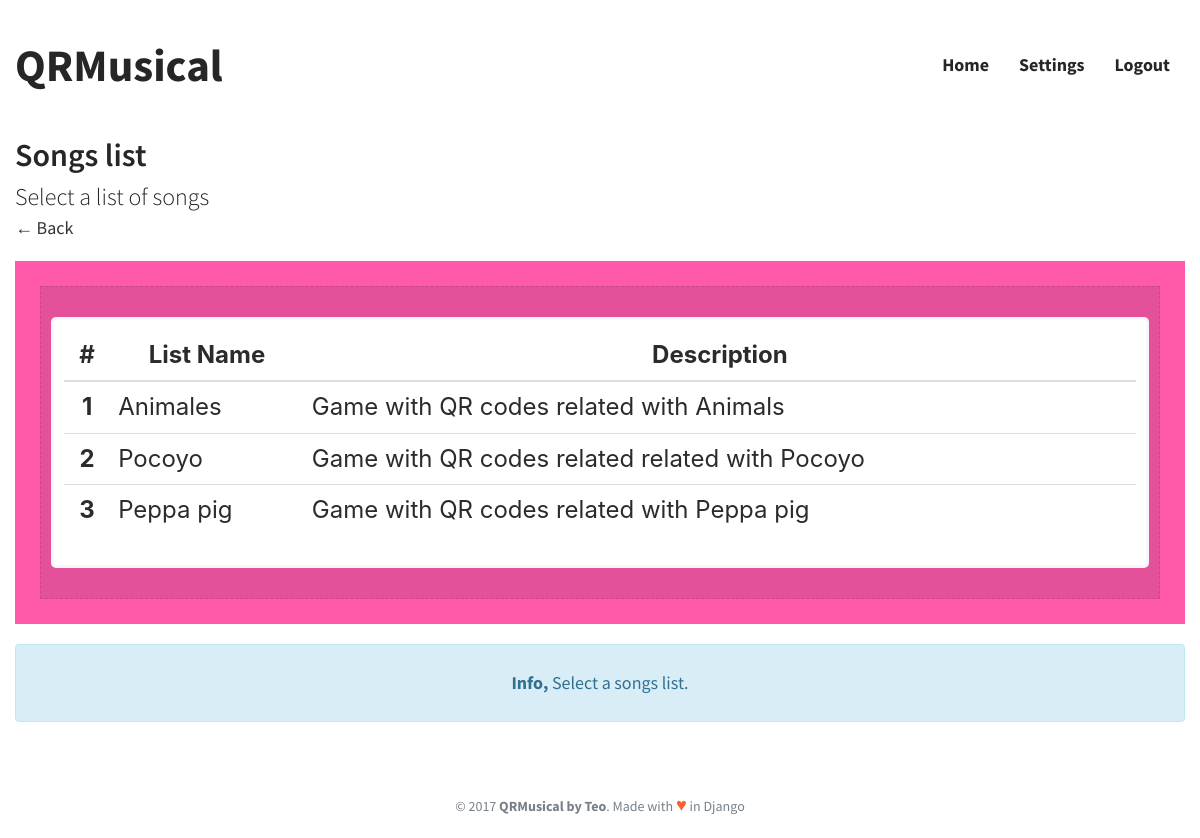
The app's page /play/songs_list/ (signed in) with its own data.
### appQRMusical/models.py (models this page shows, shortened)
class Player(models.Model):
	id = models.AutoField(primary_key=True)
	name = models.CharField(max_length=100)
	description = models.CharField(max_length=200, blank=True)
	enabled = models.BooleanField(default=False)

### appQRMusical/views.py (the view)
# urls.py: url(r'^play/songs_list/$', Songs.as_view(), name='songs_list'),
class Songs(ListView):
	model = Player
	template_name="songs_list.html"
	def get_context_data(self, **kwargs):
		context = super(Songs, self).get_context_data(**kwargs)
		context['QRM_color'] = "QRM_pink"
		context['message_alert'] = "alert-info"
		context['message_head'] = "Info, "
		context['message_text'] = "Select a songs list."
		context['title'] = "Songs list"
		context['subtitle'] = "Select a list of songs"
		return context

### appQRMusical/templatetags/zbar_extras.py (called while the page is built)
@register.simple_tag
def stop_cam():
	print("Stop Cam")
	if global_vars.zbar_status != None:
		os.system("ps -A | grep zbar| awk '{print $1}' | xargs kill -9 $1")
		global_vars.zbar_status = None
		global_vars.message = 'Get close QR code to cam'
		global_vars.cam = 1

@register.simple_tag
def restart_game_vars():
	print("Reset game's global vars")
	global_vars.game_fail = 0
	global_vars.game_success = 0
	global_vars.game_initialized = False
	global_vars.last_message = global_vars.message
	global_vars.message_alert = "alert-info"
	global_vars.game_image = "/files/static/Who.png"
	global_vars.game_image = ""
	global_vars.game_display = "none"

### appQRMusical/templates/songs_list.html
{% extends "body.html" %}
{% block content_wrapper %}
<a href="{% url 'play' %}">
	<div>
		<p>← Back</p>
	</div>
</a>
<div class="col-sm-12 QRM_box {{QRM_color}}">
	<div class="QRM_box_in">
		<div class="QRM_wrapper_table">
			<table class="table table-hover">
				<thead>
					<tr>
						<th>#</th>
						<th>List Name</th>
						<th>Description</th>
			    	</tr>
				</thead>
				<tbody>
					{% for son in object_list %}
						{% if son.enabled %}
							<tr onclick="document.location = '{% url 'player_game' son.id %}';">
								<th scope="row">{{ son.id }}</th>
								<td>{{ son.name }}</td>
								<td>{{ son.description }}</td>
							</tr>
		    			{% endif %}
					{% endfor %}
				</tbody>
			</table>
		</div>
	</div>
</div>
{% include "message.html" %}
{% endblock content_wrapper %}

### appQRMusical/static/css/QRMusical.css (style rules this page uses)
.QRM_box { margin-left: auto; margin-right: auto; margin-top: 20px; padding: 25px; text-align: center; font-size: 24px; line-height: 36px; -webkit-transition-duration: 0.4s; transition-duration: 0.4s; }
.QRM_box_in { border-style: dashed; border-width: thin; border-color: rgba(0, 0, 0, 0.1); background-color: rgba(0, 0, 0, 0.1); color: #fff; padding: 20px; }
.QRM_pink { background-color: #FF59AC; }
.QRM_wrapper_table { padding: 1.5rem; margin-right: 0; margin-bottom: 0; margin-left: 0; border-width: .2rem; position: relative; padding: 1rem; margin: 1rem -1rem; border: solid #f7f7f9; background-color: white; border-radius: 5px; }
body { font-family: 'Source Sans Pro', Helvetica, Arial, sans-serif; -webkit-font-smoothing: antialiased; }
a { color: inherit; text-decoration: none; }
p { margin: 0; font-size: 18px; line-height: 26px; font-weight: 400; }
table { font-family: -apple-system,system-ui,BlinkMacSystemFont,"Segoe UI",Roboto,"Helvetica Neue",Arial,sans-serif; color: #292b2c; }
td { text-align: left; vertical-align: middle; }
th { text-align: -webkit-center; }

### records on screen
Player: id "1", name "Animales", description "Game with QR codes related with Animals"
Player: id "2", name "Pocoyo", description "Game with QR codes related related with Pocoyo"
Player: id "3", name "Peppa pig", description "Game with QR codes related with Peppa pig"

### other values on screen
{{ title }} "Songs list"
{{ subtitle }} "Select a list of songs"
{{ message_head }} "Info,"
{{ message_text }} "Select a songs list."
